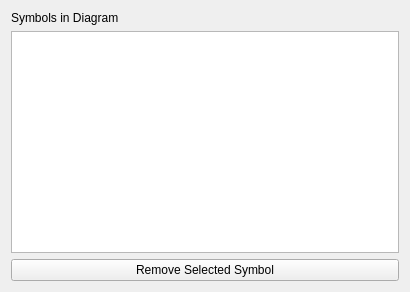
<?xml version="1.0" encoding="UTF-8"?>
<ui version="4.0">
 <class>DiagramRemoveSymbol</class>
 <widget class="QWidget" name="DiagramRemoveSymbol">
  <property name="geometry">
   <rect>
    <x>0</x>
    <y>0</y>
    <width>410</width>
    <height>292</height>
   </rect>
  </property>
  <property name="windowTitle">
   <string>Remove Symbol From Diagram</string>
  </property>
  <layout class="QVBoxLayout" name="verticalLayout_3">
   <item>
    <layout class="QVBoxLayout" name="verticalLayout">
     <item>
      <layout class="QVBoxLayout" name="verticalLayout_2">
       <item>
        <widget class="QLabel" name="label">
         <property name="text">
          <string>Symbols in Diagram</string>
         </property>
        </widget>
       </item>
       <item>
        <widget class="QListWidget" name="lwSymbols"/>
       </item>
       <item>
        <widget class="QPushButton" name="pbRemove">
         <property name="text">
          <string>Remove Selected Symbol</string>
         </property>
        </widget>
       </item>
      </layout>
     </item>
    </layout>
   </item>
  </layout>
 </widget>
 <resources/>
 <connections/>
</ui>
